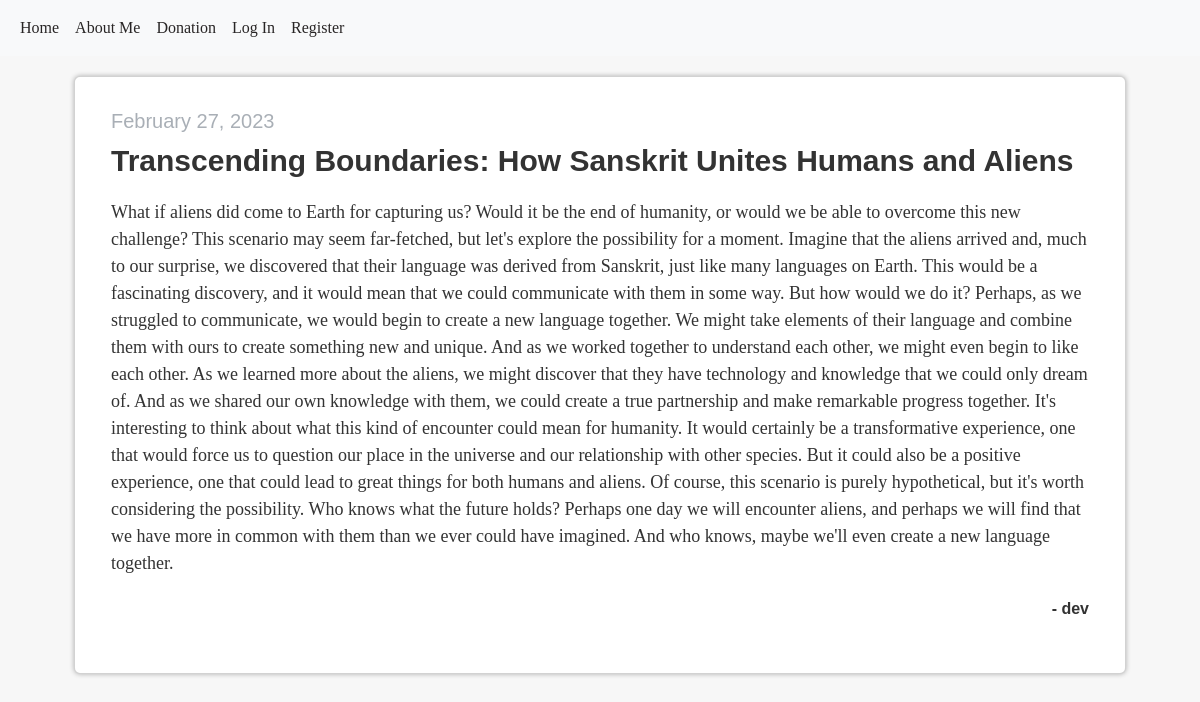
The page /10 on the database its author committed.
### puppycompanyblog/models.py (models this page shows, shortened)
class BlogPost(db.Model):
    users = db.relationship(User)
    id = db.Column(db.Integer, primary_key=True)
    user_id = db.Column(db.Integer, db.ForeignKey('users.id'), nullable=False)
    date = db.Column(db.DateTime, nullable=False, default=datetime.utcnow)
    title = db.Column(db.String(140), nullable=False)
    text = db.Column(db.Text, nullable=False)

class User(db.Model, UserMixin):
    __tablename__ = 'users'
    id = db.Column(db.Integer, primary_key = True)
    profile_image = db.Column(db.String(20), nullable=False, default='default_profile.png')
    email = db.Column(db.String(64), unique=True, index=True)
    username = db.Column(db.String(64), unique=True, index=True)
    password_hash = db.Column(db.String(128))
    posts = db.relationship('BlogPost', backref='author', lazy=True)

### puppycompanyblog/users/views.py (the view)
@users.route("/<username>")
def user_posts(username):
    page = request.args.get('page', 1, type=int)
    user = User.query.filter_by(username=username).first_or_404()
    blog_posts = BlogPost.query.filter_by(author=user).order_by(BlogPost.date.desc()).paginate(page=page, per_page=5)
    return render_template('user_blog_posts.html', blog_posts=blog_posts, user=user)

### puppycompanyblog/blog_posts/views.py (called while the page is built)
@blog_posts.route('/<int:blog_post_id>')
def blog_post(blog_post_id):
    blog_post = BlogPost.query.get_or_404(blog_post_id)
    return render_template('blog_post.html',title=blog_post.title,
                            date=blog_post.date,post=blog_post
    )

### puppycompanyblog/templates/blog_post.html (shortened to what this page needs)
{% extends "base.html" %}
{% block content %}
<body>
   <div class="container">
      <div class="card">
         <div class="card-body">
            <h5 class="card-subtitle">{{ post.date.strftime('%B %d, %Y') }}</h5>
            <h2 class="card-title">{{ post.title }}</h2>
            <p class="card-text">{{ post.text }}</p>
            <p class="author">- {{ post.author.username }}</p>
         </div>
      </div>
   </div>
{% endblock content %}

### puppycompanyblog/templates/blog_post.html (style rules this page uses)
body { font-family: Arial; color: #333; background-color: #f7f7f7; }
.card { margin: 20px; padding: 20px; box-shadow: 0px 0px 5px 0px rgba(0,0,0,0.3); }
.card-title { font-size: 30px; font-weight: bold; margin-bottom: 20px; }
.card-subtitle { margin-bottom: 10px; color: #a9afb6; }
.card-text { font-size: 18px; margin-bottom: 20px; font-family:serif; }
.author { font-weight: bold; color: #333; text-align: right; }

### rows shown on the page
BlogPost: date "February 27, 2023", title "Transcending Boundaries: How Sanskrit Unites Humans and Aliens", text "What if aliens did come to Earth for capturing us? Would it be the end of humanity, or would we be able to overcome this new challenge? This scenario may seem far-fetched, but let's explore the possibility for a moment. Imagine that the aliens arrived and, much to our surprise, we discovered that their language was derived from Sanskrit, just like many languages on Earth. This would be a fascinating discovery, and it would mean that we could communicate with them in some way. But how would we do it? Perhaps, as we struggled to communicate, we would begin to create a new language together. We might take elements of their language and combine them with ours to create something new and unique.…"
User: author.username "dev"
